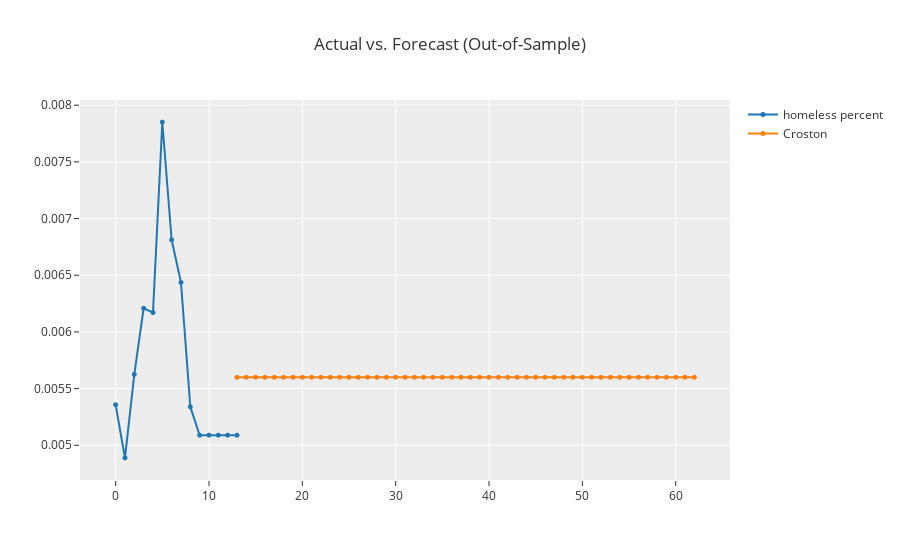

Notebook cell for this chart:
### Code cell
# OOP API
s.plot_model(best, plot = 'forecast', data_kwargs = {'fh' : 50})

### Figure 1 — Plotly figure (JSON) as saved in the notebook; plotly's stock layout.template omitted (floating-point values rounded to 4 significant figures)
{"data": [{"line": {"color": "rgb(31, 119, 180)", "width": 2}, "marker": {"color": "rgb(31, 119, 180)", "size": 5}, "mode": "lines+markers", "name": "homeless percent", "type": "scattergl", "x": [0, 1, 2, 3, 4, 5, 6, 7, 8, 9, 10, 11, 12, 13, 14, 15, 16, 17, 18, 19, 20, 21, 22, 23, 24, 25, 26, 27, 28, 29, 30, 31, 32, 33, 34, 35, 36, 37, 38, 39, 40, 41, 42, 43, 44, 45, 46, 47, 48, 49, 50, 51, 52, 53, 54, 55, 56, 57, 58, 59, 60, 61, 62], "xaxis": "x", "y": [0.005357, 0.004889, 0.005626, 0.006209, 0.006171, 0.007851, 0.006813, 0.006437, 0.005339, 0.005089, 0.005089, 0.005089, 0.005089, 0.005089, null, null, null, null, null, null, null, null, null, null, null, null, null, null, null, null, null, null, null, null, null, null, null, null, null, null, null, null, null, null, null, null, null, null, null, null, null, null, null, null, null, null, null, null, null, null, null, null, null], "yaxis": "y"}, {"line": {"color": "rgb(255, 127, 14)", "width": 2}, "marker": {"color": "rgb(255, 127, 14)", "size": 5}, "mode": "lines+markers", "name": "Croston", "type": "scattergl", "x": [0, 1, 2, 3, 4, 5, 6, 7, 8, 9, 10, 11, 12, 13, 14, 15, 16, 17, 18, 19, 20, 21, 22, 23, 24, 25, 26, 27, 28, 29, 30, 31, 32, 33, 34, 35, 36, 37, 38, 39, 40, 41, 42, 43, 44, 45, 46, 47, 48, 49, 50, 51, 52, 53, 54, 55, 56, 57, 58, 59, 60, 61, 62], "xaxis": "x", "y": [null, null, null, null, null, null, null, null, null, null, null, null, null, 0.0056, 0.0056, 0.0056, 0.0056, 0.0056, 0.0056, 0.0056, 0.0056, 0.0056, 0.0056, 0.0056, 0.0056, 0.0056, 0.0056, 0.0056, 0.0056, 0.0056, 0.0056, 0.0056, 0.0056, 0.0056, 0.0056, 0.0056, 0.0056, 0.0056, 0.0056, 0.0056, 0.0056, 0.0056, 0.0056, 0.0056, 0.0056, 0.0056, 0.0056, 0.0056, 0.0056, 0.0056, 0.0056, 0.0056, 0.0056, 0.0056, 0.0056, 0.0056, 0.0056, 0.0056, 0.0056, 0.0056, 0.0056, 0.0056, 0.0056], "yaxis": "y"}], "layout": {"showlegend": true, "title": {"text": "Actual vs. Forecast (Out-of-Sample)"}, "xaxis": {"anchor": "y", "domain": [0, 1]}, "yaxis": {"anchor": "x", "domain": [0, 1]}}}
